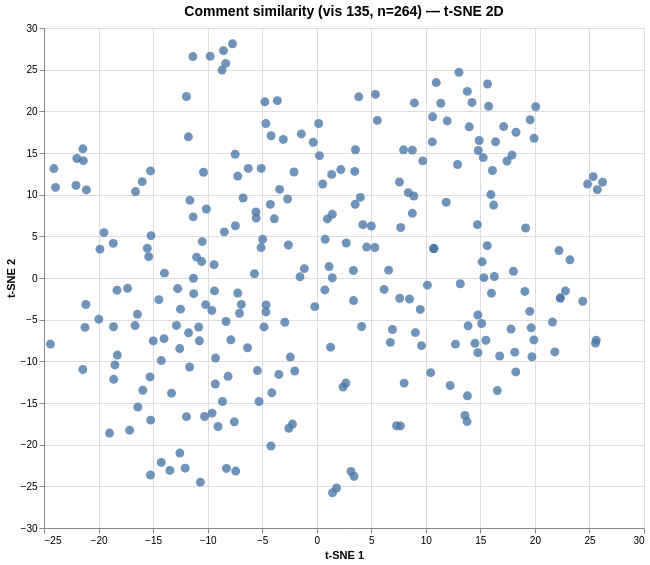

Vega-Lite specification for this chart:
### Vega specification from a JSON file in a GitHub repository (floating-point values rounded to 4 significant figures; data arrays with more than 128 entries replaced by an {"elided": "..."} marker saying what was removed)
{"$schema": "https://vega.github.io/schema/vega/v6.json", "data": [{"name": "param_1e9efca18e7a2868_store"}, {"name": "source_0", "values": {"elided": "264 records"}}, {"name": "source_0_x_domain_dim_1", "values": [{"min": -24.41, "max": 26.21}]}, {"name": "source_0_y_domain_dim_2", "values": [{"min": -25.77, "max": 28.11}]}], "signals": [{"name": "unit", "value": {}, "on": [{"events": "pointermove", "update": "isTuple(group()) ? group() : unit"}]}, {"name": "param_1e9efca18e7a2868", "update": "vlSelectionResolve(\"param_1e9efca18e7a2868_store\", \"union\")"}, {"name": "param_1e9efca18e7a2868_dim_1", "on": [{"events": [{"source": "view", "type": "dblclick"}], "update": "null"}, {"events": {"signal": "param_1e9efca18e7a2868_translate_delta"}, "update": "panLinear(param_1e9efca18e7a2868_translate_anchor.extent_x, -param_1e9efca18e7a2868_translate_delta.x / width)"}, {"events": {"signal": "param_1e9efca18e7a2868_zoom_delta"}, "update": "zoomLinear(domain(\"x\"), param_1e9efca18e7a2868_zoom_anchor.x, param_1e9efca18e7a2868_zoom_delta)"}]}, {"name": "param_1e9efca18e7a2868_dim_2", "on": [{"events": [{"source": "view", "type": "dblclick"}], "update": "null"}, {"events": {"signal": "param_1e9efca18e7a2868_translate_delta"}, "update": "panLinear(param_1e9efca18e7a2868_translate_anchor.extent_y, param_1e9efca18e7a2868_translate_delta.y / height)"}, {"events": {"signal": "param_1e9efca18e7a2868_zoom_delta"}, "update": "zoomLinear(domain(\"y\"), param_1e9efca18e7a2868_zoom_anchor.y, param_1e9efca18e7a2868_zoom_delta)"}]}, {"name": "param_1e9efca18e7a2868_tuple", "on": [{"events": [{"signal": "param_1e9efca18e7a2868_dim_1 || param_1e9efca18e7a2868_dim_2"}], "update": "param_1e9efca18e7a2868_dim_1 && param_1e9efca18e7a2868_dim_2 ? {unit: \"\", fields: param_1e9efca18e7a2868_tuple_fields, values: [param_1e9efca18e7a2868_dim_1,param_1e9efca18e7a2868_dim_2]} : null"}]}, {"name": "param_1e9efca18e7a2868_tuple_fields", "value": [{"field": "dim_1", "channel": "x", "type": "R"}, {"field": "dim_2", "channel": "y", "type": "R"}]}, {"name": "param_1e9efca18e7a2868_translate_anchor", "value": {}, "on": [{"events": [{"source": "scope", "type": "pointerdown"}], "update": "{x: x(unit), y: y(unit), extent_x: domain(\"x\"), extent_y: domain(\"y\")}"}]}, {"name": "param_1e9efca18e7a2868_translate_delta", "value": {}, "on": [{"events": [{"source": "window", "between": [{"source": "scope", "type": "pointerdown"}, {"source": "window", "type": "pointerup"}], "consume": true, "type": "pointermove"}], "update": "{x: param_1e9efca18e7a2868_translate_anchor.x - x(unit), y: param_1e9efca18e7a2868_translate_anchor.y - y(unit)}"}]}, {"name": "param_1e9efca18e7a2868_zoom_anchor", "on": [{"events": [{"source": "scope", "type": "wheel", "consume": true}], "update": "{x: invert(\"x\", x(unit)), y: invert(\"y\", y(unit))}"}]}, {"name": "param_1e9efca18e7a2868_zoom_delta", "on": [{"events": [{"source": "scope", "type": "wheel", "consume": true}], "update": "pow(1.001, event.deltaY * pow(16, event.deltaMode))", "force": true}]}, {"name": "param_1e9efca18e7a2868_modify", "on": [{"events": {"signal": "param_1e9efca18e7a2868_tuple"}, "update": "modify(\"param_1e9efca18e7a2868_store\", param_1e9efca18e7a2868_tuple, true)"}]}], "marks": [{"type": "symbol", "name": "marks", "from": {"data": "source_0"}, "encode": {"update": {"opacity": {"value": 0.8}, "size": {"value": 80}, "y": {"field": "dim_2", "scale": "y"}, "x": {"field": "dim_1", "scale": "x"}, "shape": {"value": "circle"}, "tooltip": {"signal": "{\"Comment #\": format(datum[\"index\"], \"\"), \"Comment\": isValid(datum[\"comment\"]) ? datum[\"comment\"] : \"\"+datum[\"comment\"]}"}, "fill": {"value": "#4c78a8"}}}, "clip": true, "style": ["circle"], "interactive": true}], "scales": [{"name": "x", "type": "linear", "domain": [{"signal": "(data(\"source_0_x_domain_dim_1\")[0] || {}).min"}, {"signal": "(data(\"source_0_x_domain_dim_1\")[0] || {}).max"}], "range": [0, {"signal": "width"}], "domainRaw": {"signal": "param_1e9efca18e7a2868[\"dim_1\"]"}, "nice": true, "zero": true}, {"name": "y", "type": "linear", "domain": [{"signal": "(data(\"source_0_y_domain_dim_2\")[0] || {}).min"}, {"signal": "(data(\"source_0_y_domain_dim_2\")[0] || {}).max"}], "range": [{"signal": "height"}, 0], "zero": true, "domainRaw": {"signal": "param_1e9efca18e7a2868[\"dim_2\"]"}, "nice": true}], "axes": [{"scale": "x", "minExtent": 0, "domain": false, "ticks": false, "zindex": 0, "gridScale": "y", "aria": false, "orient": "bottom", "tickCount": {"signal": "ceil(width/40)"}, "grid": true, "labels": false, "maxExtent": 0}, {"scale": "y", "gridScale": "x", "labels": false, "domain": false, "ticks": false, "grid": true, "maxExtent": 0, "tickCount": {"signal": "ceil(height/40)"}, "aria": false, "minExtent": 0, "zindex": 0, "orient": "left"}, {"scale": "x", "grid": false, "labelOverlap": true, "tickCount": {"signal": "ceil(width/40)"}, "labelFlush": true, "orient": "bottom", "zindex": 0, "title": "t-SNE 1"}, {"scale": "y", "tickCount": {"signal": "ceil(height/40)"}, "zindex": 0, "labelOverlap": true, "orient": "left", "grid": false, "title": "t-SNE 2"}], "title": {"text": "Comment similarity (vis 135, n=264) — t-SNE 2D", "fontSize": 14, "frame": "group"}, "background": "white", "width": 600, "padding": 5, "style": "cell", "height": 500}
